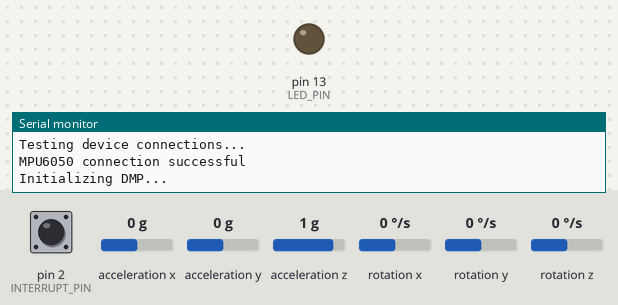
This sketch was run on a simulated Arduino Uno, built with avr-gcc and run on an emulated ATmega328P. Shown: output pins drawn as LEDs (lit = HIGH), the last lines printed to the serial monitor. Dashed ring = blinking. The inputs (shaded band) are chosen by the test bench; at power-on: acceleration x 0 g, acceleration y 0 g, pin 2 (INTERRUPT_PIN) LOW, acceleration z 1 g, rotation x 0 °/s, rotation y 0 °/s, rotation z 0 °/s. The sensor or clock chip raises its interrupt line as the real part does.

Above: at 0.1 s.
At 1.7 s:
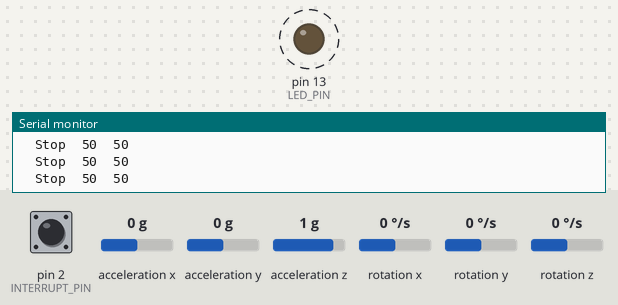
1.8 s: acceleration x set to -1.4 g
4.8 s: acceleration y set to -1.4 g
Timing chart, 0 to 13.8 s (numbered marks = the images above; inputs shaded):
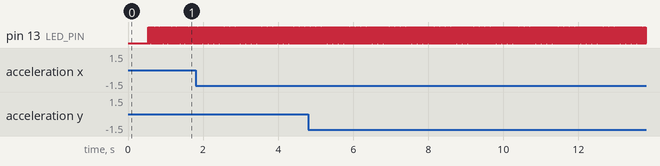

Measured:
- by itself, pin 13 (LED_PIN): alternates HIGH for 0.01 s and LOW for 0.01 s

The sketch:

_gesture_control_car_transmitter.ino
```cpp
#include "I2Cdev.h"
#include "MPU6050_6Axis_MotionApps20.h"
#include "Wire.h"

#include <SoftwareSerial.h>
SoftwareSerial BTSerial(10, 11); // Connect BT RX PIN to Arduino 11 PIN | Connect BT TX PIN to Arduino 10 PIN

#define OUTPUT_READABLE_YAWPITCHROLL
#define INTERRUPT_PIN 2
#define LED_PIN 13

MPU6050 mpu;
bool blinkState = false;
bool dmpReady = false;
uint8_t mpuIntStatus;
uint8_t devStatus;
uint16_t packetSize;
uint16_t fifoCount;
uint8_t fifoBuffer[64];

Quaternion q;
VectorFloat gravity;
float ypr[3];
float pitch = 0;
float roll = 0;
float yaw = 0;
int x, y;
int prevX = 0; // To track previous X position
int prevY = 0; // To track previous Y position

volatile bool mpuInterrupt = false;

void dmpDataReady() {
  mpuInterrupt = true;
}

void setup() {
#if I2CDEV_IMPLEMENTATION == I2CDEV_ARDUINO_WIRE
  Wire.begin();
  Wire.setClock(400000);
#elif I2CDEV_IMPLEMENTATION == I2CDEV_BUILTIN_FASTWIRE
  Fastwire::setup(400, true);
#endif

  Serial.begin(38400);
  BTSerial.begin(9600);

  while (!Serial);

  Serial.println(F("Initializing I2C devices..."));
  mpu.initialize();
  pinMode(INTERRUPT_PIN, INPUT);

  Serial.println(F("Testing device connections..."));
  Serial.println(mpu.testConnection() ? F("MPU6050 connection successful") : F("MPU6050 connection failed"));

  Serial.println(F("Initializing DMP..."));
  devStatus = mpu.dmpInitialize();

  mpu.setXGyroOffset(126);
  mpu.setYGyroOffset(57);
  mpu.setZGyroOffset(-69);
  mpu.setZAccelOffset(1869);

  if (devStatus == 0) {
    Serial.println(F("Enabling DMP..."));
    mpu.setDMPEnabled(true);
    Serial.println(F("Enabling interrupt detection (Arduino external interrupt 0)..."));
    attachInterrupt(digitalPinToInterrupt(INTERRUPT_PIN), dmpDataReady, RISING);
    mpuIntStatus = mpu.getIntStatus();
    Serial.println(F("DMP ready! Waiting for first interrupt..."));
    dmpReady = true;
    packetSize = mpu.dmpGetFIFOPacketSize();
  } else {
    Serial.print(F("DMP Initialization failed (code "));
    Serial.print(devStatus);
    Serial.println(F(")"));
  }

  pinMode(LED_PIN, OUTPUT);
}

void loop() {
  if (!dmpReady) return;

  while (!mpuInterrupt && fifoCount < packetSize) {}

  mpuInterrupt = false;
  mpuIntStatus = mpu.getIntStatus();
  fifoCount = mpu.getFIFOCount();

  if ((mpuIntStatus & 0x10) || fifoCount == 1024) {
    mpu.resetFIFO();
    Serial.println(F("FIFO overflow!"));
  } else if (mpuIntStatus & 0x02) {
    while (fifoCount < packetSize) fifoCount = mpu.getFIFOCount();
    mpu.getFIFOBytes(fifoBuffer, packetSize);
    fifoCount -= packetSize;

#ifdef OUTPUT_READABLE_YAWPITCHROLL
    mpu.dmpGetQuaternion(&q, fifoBuffer);
    mpu.dmpGetGravity(&gravity, &q);
    mpu.dmpGetYawPitchRoll(ypr, &q, &gravity);

    yaw = ypr[0] * 180 / M_PI;
    pitch = ypr[1] * 180 / M_PI;
    roll = ypr[2] * 180 / M_PI;

    if (roll > -100 && roll < 100)
      x = map (roll, -100, 100, 0, 100);

    if (pitch > -100 && pitch < 100)
      y = map (pitch, -100, 100, 0, 100);

    Serial.print(x);
    Serial.print("\t");
    Serial.println(y);
    Serial.print("\t");

    int speed = 0;
    int turn = 0;

    if (y >= 55) {
      speed = map(y, 55, 75, 0, 255);
      Serial.print("Backward");
      Serial.print("\t");
      Serial.println(speed);
      // Increase speed from 145 to 172
    } else if (y<45) {
     speed = map(y, 25, 45, 0, 255);
      Serial.print("Forward");
      Serial.print("\t");
      Serial.println(speed);
      // Maximum speed below 127
    }

    // else {
    //   speed = 0;
    //   Serial.print("Stop");
    //   Serial.print("\t");
    //   Serial.print(speed);
       // Stop if not moving forward or backward
   // }

    if (y < prevY) {
      // If hand is moved backwards, reverse speed calculation
      speed *= -1;
    }

    if (x >= 45 && x <= 55) {
      turn = 0; // No turn
      Serial.print("Stop");
      Serial.print("\t");

    } else if (x > 55) {
      turn = map(x, 56, 100, 0, 255);
      Serial.print("Right");
      Serial.print("\t");
      // Turn right
    } else if (x < 45) {
      turn = map(x, 44, 0, -255, 0);
      Serial.print("Left");
      Serial.print("\t");

      // Turn left
    }

    BTSerial.write(speed); // Send speed value
    BTSerial.write(turn); // Send turn value

    prevX = x; // Update previous X position
    prevY = y; // Update previous Y position
#endif

    blinkState = !blinkState;
    digitalWrite(LED_PIN, blinkState);
  }
}
```
